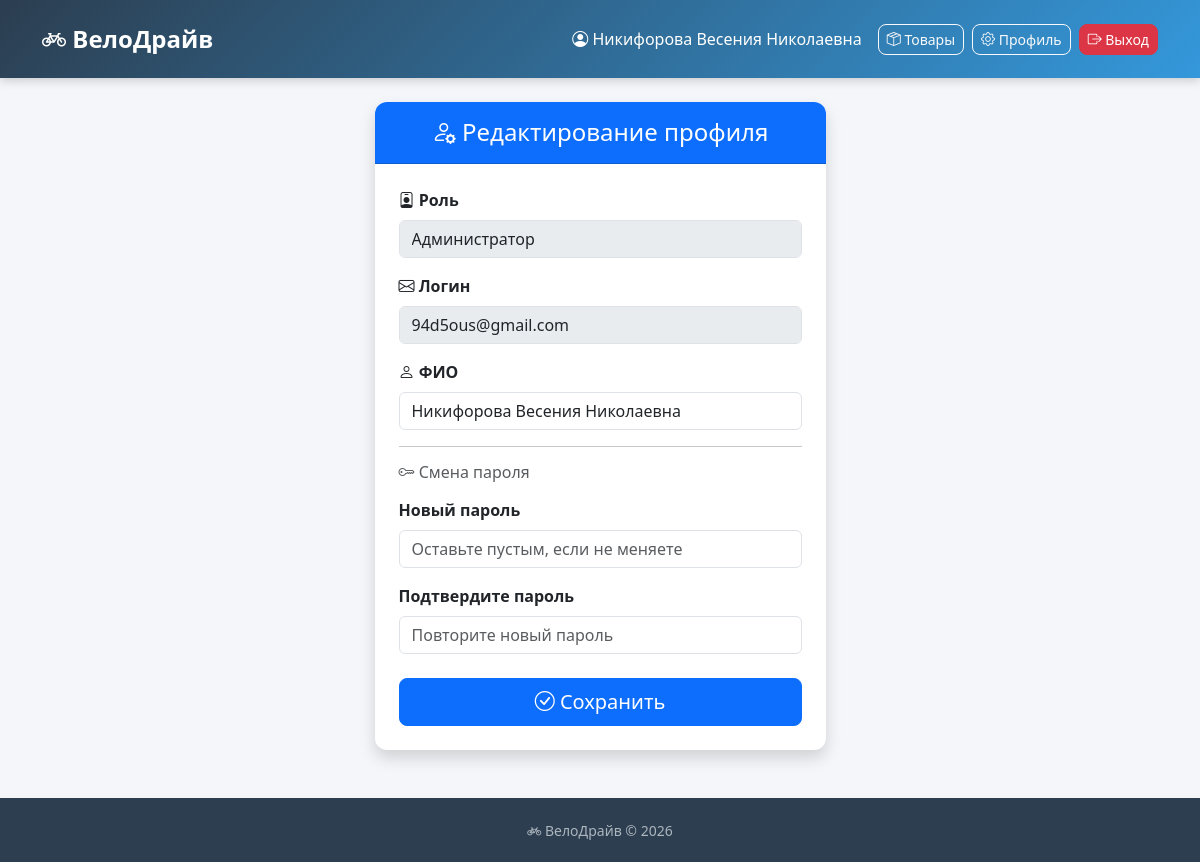
Screenshot of /profile/ (signed in) with the database file from the repository.
### shop/models.py (models this page shows, shortened)
class User(models.Model):
    login = models.CharField(max_length=50, unique=True, verbose_name="Логин")
    password = models.CharField(max_length=128, verbose_name="Пароль")
    role = models.ForeignKey(Role, on_delete=models.CASCADE, verbose_name="Роль")
    full_name = models.CharField(max_length=200, verbose_name="ФИО")
    class Meta:
        verbose_name = "Пользователь"
        verbose_name_plural = "Пользователи"

class Role(models.Model):
    name = models.CharField(max_length=50, unique=True, verbose_name="Название роли")
    class Meta:
        verbose_name = "Роль"
        verbose_name_plural = "Роли"

### shop/views.py (the view, shortened to what this page needs)
# urls.py: path('profile/', views.profile_view, name='profile'),
def profile_view(request):
    user_id = request.session.get('user_id')
    if not user_id:
        return redirect('shop:login')
    user = User.objects.select_related('role').get(id=user_id)
    context = {
        'profile_user': user,
        'user_name': request.session.get('user_name', ''),
        'user_role': request.session.get('user_role', ''),
    }
    return render(request, 'shop/profile.html', context)

### shop/templates/shop/profile.html (shortened to what this page needs)
{% extends 'shop/base.html' %}
{% block content %}
<div class="row justify-content-center mt-4">
    <div class="col-md-6 col-lg-5">
        <div class="card shadow">
            <div class="card-header bg-primary text-white text-center py-3">
                <h4 class="mb-0"><i class="bi bi-person-gear"></i> Редактирование профиля</h4>
            </div>
            <div class="card-body p-4">
                <form method="post">
                    <div class="mb-3">
                        <label class="form-label fw-semibold"><i class="bi bi-person-badge"></i> Роль</label>
                        <input type="text" class="form-control" value="{{ profile_user.role.name }}" disabled>
                    </div>
                    <div class="mb-3">
                        <label class="form-label fw-semibold"><i class="bi bi-envelope"></i> Логин</label>
                        <input type="text" class="form-control" value="{{ profile_user.login }}" disabled>
                    </div>
                    <div class="mb-3">
                        <label for="full_name" class="form-label fw-semibold"><i class="bi bi-person"></i> ФИО</label>
                        <input type="text" class="form-control" id="full_name" name="full_name" value="{{ profile_user.full_name }}">
                    </div>
                    <hr>
                    <h6 class="text-muted mb-3"><i class="bi bi-key"></i> Смена пароля</h6>
                    <div class="mb-3">
                        <label for="new_password" class="form-label fw-semibold">Новый пароль</label>
                        <input type="password" class="form-control" id="new_password" name="new_password" placeholder="Оставьте пустым, если не меняете">
                    </div>
                    <div class="mb-4">
                        <label for="confirm_password" class="form-label fw-semibold">Подтвердите пароль</label>
                        <input type="password" class="form-control" id="confirm_password" name="confirm_password" placeholder="Повторите новый пароль">
                    </div>
                    <button type="submit" class="btn btn-primary btn-lg w-100">
                        <i class="bi bi-check-circle"></i> Сохранить
                    </button>
                </form>
            </div>
        </div>
    </div>
</div>
{% endblock %}

### shop/templates/shop/base.html (shortened to what this page needs)
<!DOCTYPE html>
<html lang="ru">
<head>
    <link href="https://cdn.jsdelivr.net/npm/bootstrap@5.3.0/dist/css/bootstrap.min.css" rel="stylesheet">
    <link href="https://cdn.jsdelivr.net/npm/bootstrap-icons@1.11.0/font/bootstrap-icons.css" rel="stylesheet">
</head>
<body>
    <nav class="navbar navbar-expand-lg navbar-custom py-3">
        <div class="container">
            <a class="navbar-brand fw-bold fs-4" href="{% url 'shop:products_list' %}">
                <i class="bi bi-bicycle"></i> ВелоДрайв
            </a>
            <div class="d-flex align-items-center">
                {% if user_name %}
                    <span class="navbar-text me-3">
                        <i class="bi bi-person-circle"></i> {{ user_name }}
                    </span>
                    <a href="{% url 'shop:products_list' %}" class="btn btn-outline-light btn-sm me-2">
                        <i class="bi bi-box-seam"></i> Товары
                    </a>
                    <a href="{% url 'shop:profile' %}" class="btn btn-outline-light btn-sm me-2">
                        <i class="bi bi-gear"></i> Профиль
                    </a>
                    <a href="{% url 'shop:logout' %}" class="btn btn-danger btn-sm">
                        <i class="bi bi-box-arrow-right"></i> Выход
                    </a>
                {% else %}
                    <a href="{% url 'shop:login' %}" class="btn btn-outline-light btn-sm">
                        <i class="bi bi-box-arrow-in-right"></i> Вход
                    </a>
                {% endif %}
            </div>
        </div>
    </nav>
    <main class="container mt-4 mb-5">
        {% block content %}{% endblock %}
    </main>
    <footer class="text-center">
        <div class="container">
            <small><i class="bi bi-bicycle"></i> ВелоДрайв &copy; 2026</small>
        </div>
    </footer>
</body>
</html>

### shop/templates/shop/base.html (style rules this page uses)
body { background-color: #f4f6f9; font-family: 'Segoe UI', Tahoma, Geneva, Verdana, sans-serif; }
.navbar-custom { background: linear-gradient(135deg, #2c3e50, #3498db); box-shadow: 0 2px 10px rgba(0,0,0,0.2); }
.navbar-custom .navbar-brand, .navbar-custom .nav-link, .navbar-custom .navbar-text { color: #fff !important; }
.card { border: none; border-radius: 12px; box-shadow: 0 2px 12px rgba(0,0,0,0.08); }
.card-header { border-radius: 12px 12px 0 0 !important; }
.btn { border-radius: 8px; }
footer { background-color: #2c3e50; color: #adb5bd; padding: 20px 0; margin-top: 40px; }

### rows the page displays
User: full_name "Никифорова Весения Николаевна", role.name "Администратор", login "94d5ous@gmail.com"
